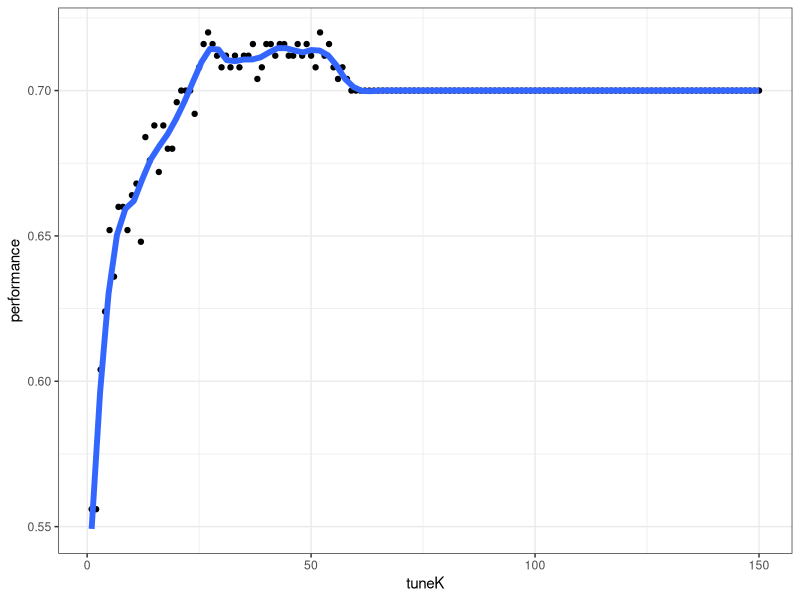

Generate this figure with R:
## ---- chunk 1

# Load the set
library(caret)
data(GermanCredit)
# head(GermanCredit)
## ---- chunk 2
index = createDataPartition(y = GermanCredit$Class, p = 0.75)
creditTrain = GermanCredit[index$Resample1,]
creditTest = GermanCredit[-index$Resample1,] # Take everything except these indexes
## ---- chunk 3
tuneK = 1:150
performance = sapply(tuneK, function(k) {
  knnFit = knn3(Class ~ CreditHistory.Critical + Amount + Age + NumberExistingCredits + CreditHistory.Delay, data =     creditTrain, k=k)
  tab = table(true = creditTest$Class, predict = predict(knnFit, creditTest, type="class"))
  # Table ilustrating the performance
  prop.table(tab)
  # Accuracy from interval [0, 1]
  sum(diag(tab)) / sum(tab)
})

df = data.frame(tuneK, performance)
ggplot(df, aes(tuneK, performance)) + geom_point() + geom_smooth(se=FALSE, span=0.1, size=2) + theme_bw()

# Best k:
best = which.max(performance)
best
# Accuracy for best k:
performance[best]

